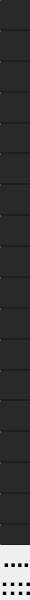
<?xml version="1.0" encoding="UTF-8"?>
<ui version="4.0">
 <author>Srevin Saju</author>
 <class>ToolbarPanel</class>
 <widget class="QDialog" name="ToolbarPanel">
  <property name="geometry">
   <rect>
    <x>0</x>
    <y>0</y>
    <width>30</width>
    <height>600</height>
   </rect>
  </property>
  <property name="sizePolicy">
   <sizepolicy hsizetype="MinimumExpanding" vsizetype="MinimumExpanding">
    <horstretch>0</horstretch>
    <verstretch>0</verstretch>
   </sizepolicy>
  </property>
  <property name="minimumSize">
   <size>
    <width>30</width>
    <height>337</height>
   </size>
  </property>
  <property name="maximumSize">
   <size>
    <width>30</width>
    <height>600</height>
   </size>
  </property>
  <property name="baseSize">
   <size>
    <width>30</width>
    <height>403</height>
   </size>
  </property>
  <property name="windowTitle">
   <string notr="true">guiscrcpy</string>
  </property>
  <property name="windowIcon">
   <iconset resource="rsrc.qrc">
    <normaloff>:/res/ui/guiscrcpy_logo.png</normaloff>:/res/ui/guiscrcpy_logo.png</iconset>
  </property>
  <property name="windowOpacity">
   <double>1.000000000000000</double>
  </property>
  <property name="styleSheet">
   <string notr="true">QDialog{
width: 30px
}
QPushButton {
                        

border-radius: 1px;
		background-color: qlineargradient(spread:pad, x1:0, y1:0.915182, x2:0, y2:0.926, stop:0.897059 rgba(41, 41, 41, 255), stop:1 rgba(30, 30, 30, 255));
color: rgb(0, 0, 0);
                        
                    }

QPushButton:pressed {
border-radius: 5px;
					  
background-color: qlineargradient(spread:pad, x1:0, y1:0, x2:1, y2:1, stop:0 rgba(0, 255, 255, 255), stop:1 rgba(0, 255, 152, 255));
color: rgb(0, 0, 0);
                        }
QPushButton:hover {
border-radius: 5px;
					  
	background-color: qlineargradient(spread:pad, x1:0, y1:0, x2:1, y2:1, stop:0 rgba(0, 199, 199, 255), stop:1 rgba(0, 190, 113, 255));
color: rgb(0, 0, 0);
                        }
</string>
  </property>
  <widget class="QWidget" name="layoutWidget">
   <property name="geometry">
    <rect>
     <x>0</x>
     <y>0</y>
     <width>33</width>
     <height>601</height>
    </rect>
   </property>
   <layout class="QVBoxLayout" name="verticalLayout">
    <property name="spacing">
     <number>0</number>
    </property>
    <property name="sizeConstraint">
     <enum>QLayout::SetMaximumSize</enum>
    </property>
    <item>
     <widget class="QPushButton" name="screenfreeze">
      <property name="enabled">
       <bool>true</bool>
      </property>
      <property name="sizePolicy">
       <sizepolicy hsizetype="Expanding" vsizetype="Expanding">
        <horstretch>0</horstretch>
        <verstretch>0</verstretch>
       </sizepolicy>
      </property>
      <property name="mouseTracking">
       <bool>true</bool>
      </property>
      <property name="tabletTracking">
       <bool>true</bool>
      </property>
      <property name="autoFillBackground">
       <bool>false</bool>
      </property>
      <property name="styleSheet">
       <string notr="true"/>
      </property>
      <property name="text">
       <string/>
      </property>
      <property name="icon">
       <iconset resource="rsrc.qrc">
        <normaloff>:/icons/icons/cross-mark-on-a-black-circle-background.svg</normaloff>:/icons/icons/cross-mark-on-a-black-circle-background.svg</iconset>
      </property>
      <property name="flat">
       <bool>true</bool>
      </property>
     </widget>
    </item>
    <item>
     <widget class="QPushButton" name="fullscreenUI">
      <property name="enabled">
       <bool>true</bool>
      </property>
      <property name="sizePolicy">
       <sizepolicy hsizetype="Expanding" vsizetype="Expanding">
        <horstretch>0</horstretch>
        <verstretch>0</verstretch>
       </sizepolicy>
      </property>
      <property name="mouseTracking">
       <bool>true</bool>
      </property>
      <property name="tabletTracking">
       <bool>true</bool>
      </property>
      <property name="toolTip">
       <string>Fullscreen</string>
      </property>
      <property name="autoFillBackground">
       <bool>false</bool>
      </property>
      <property name="styleSheet">
       <string notr="true"/>
      </property>
      <property name="text">
       <string/>
      </property>
      <property name="icon">
       <iconset resource="rsrc.qrc">
        <normaloff>:/icons/icons/increase-size-option.svg</normaloff>:/icons/icons/increase-size-option.svg</iconset>
      </property>
      <property name="flat">
       <bool>true</bool>
      </property>
     </widget>
    </item>
    <item>
     <widget class="QPushButton" name="notif_pull">
      <property name="enabled">
       <bool>true</bool>
      </property>
      <property name="sizePolicy">
       <sizepolicy hsizetype="Expanding" vsizetype="Expanding">
        <horstretch>0</horstretch>
        <verstretch>0</verstretch>
       </sizepolicy>
      </property>
      <property name="mouseTracking">
       <bool>true</bool>
      </property>
      <property name="tabletTracking">
       <bool>true</bool>
      </property>
      <property name="toolTip">
       <string>Expand notification panel</string>
      </property>
      <property name="autoFillBackground">
       <bool>false</bool>
      </property>
      <property name="styleSheet">
       <string notr="true"/>
      </property>
      <property name="text">
       <string/>
      </property>
      <property name="icon">
       <iconset resource="rsrc.qrc">
        <normaloff>:/icons/icons/bell-musical-tool.svg</normaloff>:/icons/icons/bell-musical-tool.svg</iconset>
      </property>
      <property name="flat">
       <bool>true</bool>
      </property>
     </widget>
    </item>
    <item>
     <widget class="QPushButton" name="notif_collapse">
      <property name="enabled">
       <bool>true</bool>
      </property>
      <property name="sizePolicy">
       <sizepolicy hsizetype="Expanding" vsizetype="Expanding">
        <horstretch>0</horstretch>
        <verstretch>0</verstretch>
       </sizepolicy>
      </property>
      <property name="mouseTracking">
       <bool>true</bool>
      </property>
      <property name="tabletTracking">
       <bool>true</bool>
      </property>
      <property name="toolTip">
       <string>Expand notification panel</string>
      </property>
      <property name="autoFillBackground">
       <bool>false</bool>
      </property>
      <property name="styleSheet">
       <string notr="true"/>
      </property>
      <property name="text">
       <string/>
      </property>
      <property name="icon">
       <iconset resource="rsrc.qrc">
        <normaloff>:/icons/icons/bell-musical-tool(2).svg</normaloff>:/icons/icons/bell-musical-tool(2).svg</iconset>
      </property>
      <property name="flat">
       <bool>true</bool>
      </property>
     </widget>
    </item>
    <item>
     <widget class="QPushButton" name="clipD2PC">
      <property name="enabled">
       <bool>true</bool>
      </property>
      <property name="sizePolicy">
       <sizepolicy hsizetype="Expanding" vsizetype="Expanding">
        <horstretch>0</horstretch>
        <verstretch>0</verstretch>
       </sizepolicy>
      </property>
      <property name="mouseTracking">
       <bool>true</bool>
      </property>
      <property name="tabletTracking">
       <bool>true</bool>
      </property>
      <property name="toolTip">
       <string>Copy device clipbioard to PC</string>
      </property>
      <property name="autoFillBackground">
       <bool>false</bool>
      </property>
      <property name="styleSheet">
       <string notr="true"/>
      </property>
      <property name="text">
       <string/>
      </property>
      <property name="icon">
       <iconset resource="rsrc.qrc">
        <normaloff>:/icons/icons/copy-document.svg</normaloff>:/icons/icons/copy-document.svg</iconset>
      </property>
      <property name="flat">
       <bool>true</bool>
      </property>
     </widget>
    </item>
    <item>
     <widget class="QPushButton" name="clipPC2D">
      <property name="enabled">
       <bool>true</bool>
      </property>
      <property name="sizePolicy">
       <sizepolicy hsizetype="Expanding" vsizetype="Expanding">
        <horstretch>0</horstretch>
        <verstretch>0</verstretch>
       </sizepolicy>
      </property>
      <property name="mouseTracking">
       <bool>true</bool>
      </property>
      <property name="tabletTracking">
       <bool>true</bool>
      </property>
      <property name="toolTip">
       <string>Copy PC clipboard to Device</string>
      </property>
      <property name="autoFillBackground">
       <bool>false</bool>
      </property>
      <property name="styleSheet">
       <string notr="true"/>
      </property>
      <property name="text">
       <string/>
      </property>
      <property name="icon">
       <iconset resource="rsrc.qrc">
        <normaloff>:/icons/icons/copy-document(1).svg</normaloff>:/icons/icons/copy-document(1).svg</iconset>
      </property>
      <property name="flat">
       <bool>true</bool>
      </property>
     </widget>
    </item>
    <item>
     <widget class="QPushButton" name="vup">
      <property name="enabled">
       <bool>true</bool>
      </property>
      <property name="sizePolicy">
       <sizepolicy hsizetype="Expanding" vsizetype="Expanding">
        <horstretch>0</horstretch>
        <verstretch>0</verstretch>
       </sizepolicy>
      </property>
      <property name="mouseTracking">
       <bool>true</bool>
      </property>
      <property name="tabletTracking">
       <bool>true</bool>
      </property>
      <property name="toolTip">
       <string>Volume Up</string>
      </property>
      <property name="autoFillBackground">
       <bool>false</bool>
      </property>
      <property name="styleSheet">
       <string notr="true"/>
      </property>
      <property name="text">
       <string/>
      </property>
      <property name="icon">
       <iconset resource="rsrc.qrc">
        <normaloff>:/icons/icons/volume-up-interface-symbol.svg</normaloff>:/icons/icons/volume-up-interface-symbol.svg</iconset>
      </property>
      <property name="flat">
       <bool>true</bool>
      </property>
     </widget>
    </item>
    <item>
     <widget class="QPushButton" name="vdown">
      <property name="enabled">
       <bool>true</bool>
      </property>
      <property name="sizePolicy">
       <sizepolicy hsizetype="Expanding" vsizetype="Expanding">
        <horstretch>0</horstretch>
        <verstretch>0</verstretch>
       </sizepolicy>
      </property>
      <property name="mouseTracking">
       <bool>true</bool>
      </property>
      <property name="tabletTracking">
       <bool>true</bool>
      </property>
      <property name="autoFillBackground">
       <bool>false</bool>
      </property>
      <property name="styleSheet">
       <string notr="true"/>
      </property>
      <property name="text">
       <string/>
      </property>
      <property name="icon">
       <iconset resource="rsrc.qrc">
        <normaloff>:/icons/icons/reduced-volume.svg</normaloff>:/icons/icons/reduced-volume.svg</iconset>
      </property>
      <property name="flat">
       <bool>true</bool>
      </property>
     </widget>
    </item>
    <item>
     <widget class="QPushButton" name="powerUI">
      <property name="enabled">
       <bool>true</bool>
      </property>
      <property name="sizePolicy">
       <sizepolicy hsizetype="Expanding" vsizetype="Expanding">
        <horstretch>0</horstretch>
        <verstretch>0</verstretch>
       </sizepolicy>
      </property>
      <property name="mouseTracking">
       <bool>true</bool>
      </property>
      <property name="tabletTracking">
       <bool>true</bool>
      </property>
      <property name="toolTip">
       <string>Power on/off</string>
      </property>
      <property name="autoFillBackground">
       <bool>false</bool>
      </property>
      <property name="styleSheet">
       <string notr="true"/>
      </property>
      <property name="text">
       <string/>
      </property>
      <property name="icon">
       <iconset resource="rsrc.qrc">
        <normaloff>:/icons/icons/power.svg</normaloff>:/icons/icons/power.svg</iconset>
      </property>
      <property name="iconSize">
       <size>
        <width>16</width>
        <height>16</height>
       </size>
      </property>
      <property name="checkable">
       <bool>false</bool>
      </property>
      <property name="flat">
       <bool>true</bool>
      </property>
     </widget>
    </item>
    <item>
     <widget class="QPushButton" name="home">
      <property name="enabled">
       <bool>true</bool>
      </property>
      <property name="sizePolicy">
       <sizepolicy hsizetype="Expanding" vsizetype="Expanding">
        <horstretch>0</horstretch>
        <verstretch>0</verstretch>
       </sizepolicy>
      </property>
      <property name="mouseTracking">
       <bool>true</bool>
      </property>
      <property name="tabletTracking">
       <bool>true</bool>
      </property>
      <property name="toolTip">
       <string>Home key</string>
      </property>
      <property name="autoFillBackground">
       <bool>false</bool>
      </property>
      <property name="styleSheet">
       <string notr="true"/>
      </property>
      <property name="text">
       <string/>
      </property>
      <property name="icon">
       <iconset resource="rsrc.qrc">
        <normaloff>:/icons/icons/home.svg</normaloff>:/icons/icons/home.svg</iconset>
      </property>
      <property name="flat">
       <bool>true</bool>
      </property>
     </widget>
    </item>
    <item>
     <widget class="QPushButton" name="back">
      <property name="enabled">
       <bool>true</bool>
      </property>
      <property name="sizePolicy">
       <sizepolicy hsizetype="Expanding" vsizetype="Expanding">
        <horstretch>0</horstretch>
        <verstretch>0</verstretch>
       </sizepolicy>
      </property>
      <property name="mouseTracking">
       <bool>true</bool>
      </property>
      <property name="tabletTracking">
       <bool>true</bool>
      </property>
      <property name="toolTip">
       <string>Back key</string>
      </property>
      <property name="autoFillBackground">
       <bool>false</bool>
      </property>
      <property name="styleSheet">
       <string notr="true"/>
      </property>
      <property name="text">
       <string/>
      </property>
      <property name="icon">
       <iconset resource="rsrc.qrc">
        <normaloff>:/icons/icons/chevron-sign-left.svg</normaloff>:/icons/icons/chevron-sign-left.svg</iconset>
      </property>
      <property name="flat">
       <bool>true</bool>
      </property>
     </widget>
    </item>
    <item>
     <widget class="QPushButton" name="menuUI">
      <property name="enabled">
       <bool>true</bool>
      </property>
      <property name="sizePolicy">
       <sizepolicy hsizetype="Expanding" vsizetype="Expanding">
        <horstretch>0</horstretch>
        <verstretch>0</verstretch>
       </sizepolicy>
      </property>
      <property name="mouseTracking">
       <bool>true</bool>
      </property>
      <property name="tabletTracking">
       <bool>true</bool>
      </property>
      <property name="toolTip">
       <string>Menu key</string>
      </property>
      <property name="autoFillBackground">
       <bool>false</bool>
      </property>
      <property name="styleSheet">
       <string notr="true"/>
      </property>
      <property name="text">
       <string/>
      </property>
      <property name="icon">
       <iconset resource="rsrc.qrc">
        <normaloff>:/icons/icons/reorder-option.svg</normaloff>:/icons/icons/reorder-option.svg</iconset>
      </property>
      <property name="flat">
       <bool>true</bool>
      </property>
     </widget>
    </item>
    <item>
     <widget class="QPushButton" name="appswi">
      <property name="enabled">
       <bool>true</bool>
      </property>
      <property name="sizePolicy">
       <sizepolicy hsizetype="Expanding" vsizetype="Expanding">
        <horstretch>0</horstretch>
        <verstretch>0</verstretch>
       </sizepolicy>
      </property>
      <property name="mouseTracking">
       <bool>true</bool>
      </property>
      <property name="tabletTracking">
       <bool>true</bool>
      </property>
      <property name="toolTip">
       <string>press the APP_SWITCH button</string>
      </property>
      <property name="autoFillBackground">
       <bool>false</bool>
      </property>
      <property name="styleSheet">
       <string notr="true"/>
      </property>
      <property name="text">
       <string/>
      </property>
      <property name="icon">
       <iconset resource="rsrc.qrc">
        <normaloff>:/icons/icons/four-black-squares.svg</normaloff>:/icons/icons/four-black-squares.svg</iconset>
      </property>
      <property name="flat">
       <bool>true</bool>
      </property>
     </widget>
    </item>
    <item>
     <widget class="QPushButton" name="pinchinUI">
      <property name="enabled">
       <bool>false</bool>
      </property>
      <property name="sizePolicy">
       <sizepolicy hsizetype="Expanding" vsizetype="Expanding">
        <horstretch>0</horstretch>
        <verstretch>0</verstretch>
       </sizepolicy>
      </property>
      <property name="toolTip">
       <string>Pinch in the screen</string>
      </property>
      <property name="styleSheet">
       <string/>
      </property>
      <property name="text">
       <string/>
      </property>
      <property name="icon">
       <iconset resource="rsrc.qrc">
        <normaloff>:/icons/icons/zoom-in.svg</normaloff>:/icons/icons/zoom-in.svg</iconset>
      </property>
      <property name="flat">
       <bool>true</bool>
      </property>
     </widget>
    </item>
    <item>
     <widget class="QPushButton" name="pinchoutUI">
      <property name="enabled">
       <bool>false</bool>
      </property>
      <property name="sizePolicy">
       <sizepolicy hsizetype="Expanding" vsizetype="Expanding">
        <horstretch>0</horstretch>
        <verstretch>0</verstretch>
       </sizepolicy>
      </property>
      <property name="toolTip">
       <string>Pinch out in the screen</string>
      </property>
      <property name="styleSheet">
       <string/>
      </property>
      <property name="text">
       <string/>
      </property>
      <property name="icon">
       <iconset resource="rsrc.qrc">
        <normaloff>:/icons/icons/zoom-out.svg</normaloff>:/icons/icons/zoom-out.svg</iconset>
      </property>
      <property name="flat">
       <bool>true</bool>
      </property>
     </widget>
    </item>
    <item>
     <widget class="QPushButton" name="potraitUI">
      <property name="enabled">
       <bool>true</bool>
      </property>
      <property name="sizePolicy">
       <sizepolicy hsizetype="Expanding" vsizetype="Expanding">
        <horstretch>0</horstretch>
        <verstretch>0</verstretch>
       </sizepolicy>
      </property>
      <property name="toolTip">
       <string>Potrait</string>
      </property>
      <property name="toolTipDuration">
       <number>2</number>
      </property>
      <property name="styleSheet">
       <string/>
      </property>
      <property name="text">
       <string/>
      </property>
      <property name="icon">
       <iconset resource="rsrc.qrc">
        <normaloff>:/icons/icons/vertical-resizing-option.svg</normaloff>:/icons/icons/vertical-resizing-option.svg</iconset>
      </property>
      <property name="flat">
       <bool>true</bool>
      </property>
     </widget>
    </item>
    <item>
     <widget class="QPushButton" name="landscapeUI">
      <property name="enabled">
       <bool>true</bool>
      </property>
      <property name="sizePolicy">
       <sizepolicy hsizetype="Expanding" vsizetype="Expanding">
        <horstretch>0</horstretch>
        <verstretch>0</verstretch>
       </sizepolicy>
      </property>
      <property name="toolTip">
       <string>Landscape</string>
      </property>
      <property name="toolTipDuration">
       <number>2</number>
      </property>
      <property name="styleSheet">
       <string/>
      </property>
      <property name="text">
       <string/>
      </property>
      <property name="icon">
       <iconset resource="rsrc.qrc">
        <normaloff>:/icons/icons/horizontal-resize-option.svg</normaloff>:/icons/icons/horizontal-resize-option.svg</iconset>
      </property>
      <property name="flat">
       <bool>true</bool>
      </property>
     </widget>
    </item>
    <item>
     <widget class="QPushButton" name="tk_device_id">
      <property name="enabled">
       <bool>true</bool>
      </property>
      <property name="sizePolicy">
       <sizepolicy hsizetype="Expanding" vsizetype="Expanding">
        <horstretch>0</horstretch>
        <verstretch>0</verstretch>
       </sizepolicy>
      </property>
      <property name="minimumSize">
       <size>
        <width>0</width>
        <height>2</height>
       </size>
      </property>
      <property name="maximumSize">
       <size>
        <width>16777215</width>
        <height>20</height>
       </size>
      </property>
      <property name="toolTip">
       <string>Landscape</string>
      </property>
      <property name="toolTipDuration">
       <number>2</number>
      </property>
      <property name="styleSheet">
       <string/>
      </property>
      <property name="text">
       <string/>
      </property>
      <property name="flat">
       <bool>true</bool>
      </property>
     </widget>
    </item>
    <item>
     <widget class="QLabel" name="label_2">
      <property name="sizePolicy">
       <sizepolicy hsizetype="Minimum" vsizetype="Minimum">
        <horstretch>0</horstretch>
        <verstretch>0</verstretch>
       </sizepolicy>
      </property>
      <property name="font">
       <font>
        <pointsize>18</pointsize>
        <weight>75</weight>
        <bold>true</bold>
       </font>
      </property>
      <property name="text">
       <string>....</string>
      </property>
      <property name="scaledContents">
       <bool>true</bool>
      </property>
      <property name="alignment">
       <set>Qt::AlignCenter</set>
      </property>
     </widget>
    </item>
    <item>
     <widget class="QLabel" name="label">
      <property name="sizePolicy">
       <sizepolicy hsizetype="Minimum" vsizetype="Minimum">
        <horstretch>0</horstretch>
        <verstretch>0</verstretch>
       </sizepolicy>
      </property>
      <property name="font">
       <font>
        <pointsize>18</pointsize>
        <weight>75</weight>
        <bold>true</bold>
       </font>
      </property>
      <property name="text">
       <string>::::</string>
      </property>
      <property name="scaledContents">
       <bool>true</bool>
      </property>
      <property name="alignment">
       <set>Qt::AlignCenter</set>
      </property>
     </widget>
    </item>
   </layout>
  </widget>
 </widget>
 <layoutdefault spacing="0" margin="0"/>
 <layoutfunction spacing="0" margin="0"/>
 <resources>
  <include location="rsrc.qrc"/>
 </resources>
 <connections/>
</ui>
